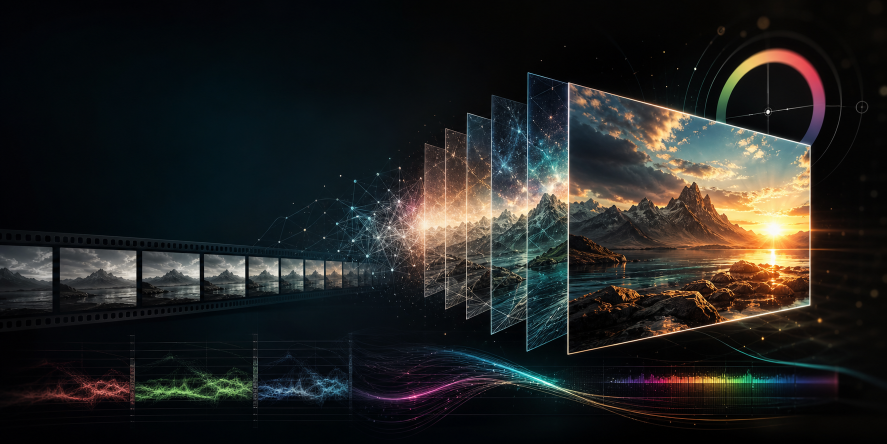
#> input picture assets/source/ltx-hdr-background.png, 1774 x 887 px (shown at 1/2 size)
$ python build_art.py
#> lines starting #> are read from the running program, lines starting #| are printed output that depends on the picture
#> in save_asset, image is the input picture: PIL image 1774x887 RGB; mean R, G, B 34, 34.5, 33.1
#!/usr/bin/env python3
"""Build repository art from the generated background."""

from pathlib import Path

from PIL import Image, ImageDraw, ImageFilter, ImageFont


ROOT = Path(__file__).resolve().parents[1]
SOURCE = ROOT / "assets" / "source" / "ltx-hdr-background.png"
SOCIAL = ROOT / "assets" / "social" / "github-social-preview.png"
README = ROOT / "assets" / "readme" / "hero.png"

FONT_BOLD = Path("/System/Library/Fonts/Supplemental/Arial Bold.ttf")
FONT_REGULAR = Path("/System/Library/Fonts/Supplemental/Arial.ttf")


def font(path, size):
    if path.exists():
        return ImageFont.truetype(str(path), size)
    return ImageFont.load_default()


def cover_crop(image, size):
#> called with size = (1280, 640)
    target_w, target_h = size
    src_w, src_h = image.size
#> src_w = 1774; src_h = 887
    scale = max(target_w / src_w, target_h / src_h)
#> scale = 0.722
    resized = image.resize((round(src_w * scale), round(src_h * scale)), Image.Resampling.LANCZOS)
    left = max(0, (resized.width - target_w) // 2)
#> left = 0
    top = max(0, (resized.height - target_h) // 2)
#> top = 0
    return resized.crop((left, top, left + target_w, top + target_h))


def add_left_readability(image, strength=225):
#> called with strength = 238
    overlay = Image.new("RGBA", image.size, (0, 0, 0, 0))
#> overlay: PIL image 1280x640 RGBA; every value is 0
    draw = ImageDraw.Draw(overlay)
    width, height = image.size
#> width = 1280; height = 640
    for x in range(width):
        alpha = int(max(0, 1 - x / (width * 0.68)) ** 1.7 * strength)
        draw.line([(x, 0), (x, height)], fill=(2, 8, 13, alpha))
    return Image.alpha_composite(image.convert("RGBA"), overlay)
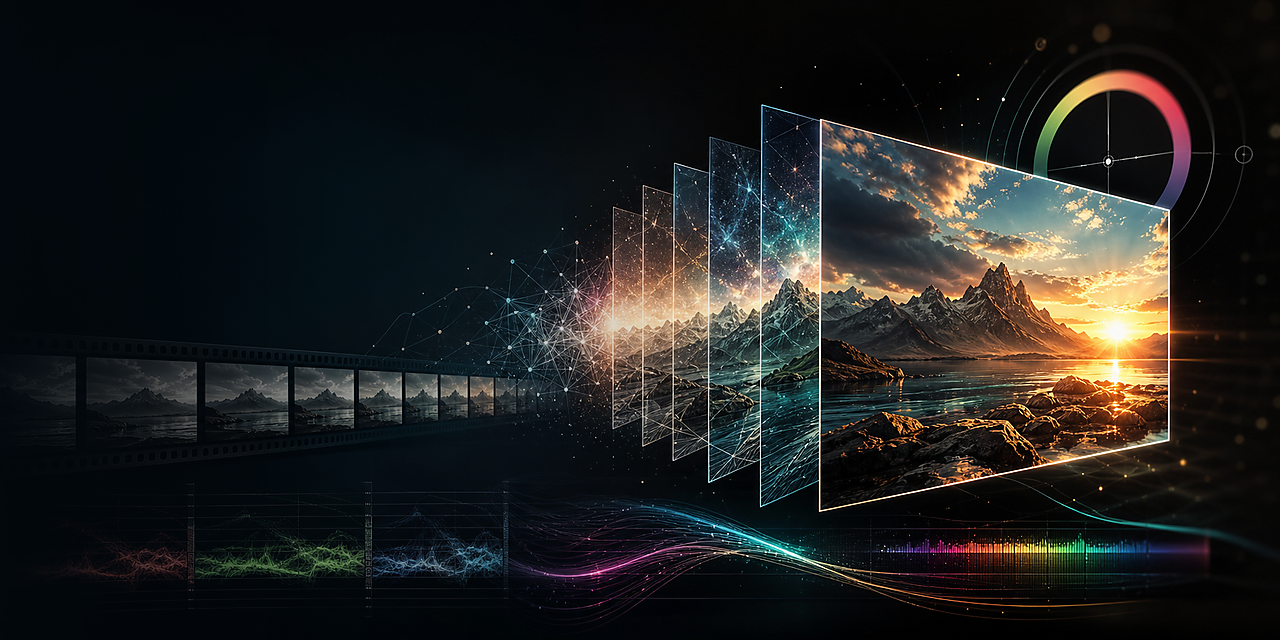
#> returned value: PIL image 1280x640 RGBA; mean R, G, B, A 31, 31.8, 30.8, 255


def rounded_rect(draw, xy, radius, fill, outline=None, width=1):
    draw.rounded_rectangle(xy, radius=radius, fill=fill, outline=outline, width=width)


def draw_lockup(image, variant):
#> called with variant = 'social'
    draw = ImageDraw.Draw(image)
    w, h = image.size
#> w = 1280; h = 640

    if variant == "social":
        left = 82
        top = 92
        title_size = 78
        subtitle_size = 33
        tag_size = 24
        badge_size = 24
        title_gap = 14
        max_title_width = 570
    else:
        left = 78
        top = 74
        title_size = 66
        subtitle_size = 28
        tag_size = 21
        badge_size = 21
        title_gap = 12
        max_title_width = 650

    title_font = font(FONT_BOLD, title_size)
    subtitle_font = font(FONT_REGULAR, subtitle_size)
    tag_font = font(FONT_REGULAR, tag_size)
    badge_font = font(FONT_BOLD, badge_size)

    badge = "LOCAL AI HDR ROUNDTRIP"
    badge_box = draw.textbbox((0, 0), badge, font=badge_font)
#> badge_box = (0, 2, 124, 10)
    badge_w = badge_box[2] - badge_box[0] + 30
#> badge_w = 154
    badge_h = badge_box[3] - badge_box[1] + 18
#> badge_h = 26
    rounded_rect(
        draw,
        (left, top, left + badge_w, top + badge_h),
        10,
        fill=(19, 236, 217, 42),
        outline=(119, 255, 236, 115),
    )
    draw.text((left + 15, top + 8), badge, fill=(205, 255, 247, 255), font=badge_font)

    title_y = top + badge_h + 34
#> title_y = 152
    title_lines = ["LTX HDR", "Resolve"]
    for line in title_lines:
        draw.text((left + 3, title_y + 3), line, fill=(0, 0, 0, 145), font=title_font)
        draw.text((left, title_y), line, fill=(248, 252, 255, 255), font=title_font)
        title_y += title_size + title_gap
#> this loop made 2 passes
#> title_y on passes 1 to 2: 244, 336
#> after the loop, title_y = 336

    subtitle = "SDR video to HDR EXR sequences for color grading"
    subtitle_y = title_y + 12
#> subtitle_y = 348
    draw.text((left, subtitle_y), subtitle, fill=(202, 226, 233, 255), font=subtitle_font)

    rule_y = subtitle_y + subtitle_size + 34
#> rule_y = 415
    draw.line((left, rule_y, left + max_title_width, rule_y), fill=(255, 190, 79, 170), width=3)

    tags = ["DaVinci Resolve", "ACEScct", "EXR", "Local GPU"]
    x = left
    tag_y = rule_y + 30
#> tag_y = 445
    for tag in tags:
        bbox = draw.textbbox((0, 0), tag, font=tag_font)
        tag_w = bbox[2] - bbox[0] + 26
        tag_h = bbox[3] - bbox[1] + 16
        rounded_rect(draw, (x, tag_y, x + tag_w, tag_y + tag_h), 8, fill=(255, 255, 255, 24), outline=(255, 255, 255, 55))
        draw.text((x + 13, tag_y + 7), tag, fill=(228, 238, 241, 235), font=tag_font)
        x += tag_w + 12
#> this loop made 4 passes
#> (bbox, tag_w, x) on passes 1 to 4: ((0, 2, 73, 10), 99, 193), ((0, 2, 38, 10), 64, 269), ((0, 2, 19, 10), 45, 326), ((0, 2, 46, 10), 72, 410)
#> after the loop, x = 410

    # Subtle bottom vignette keeps GitHub's preview crop from feeling washed out.
    vignette = Image.new("RGBA", image.size, (0, 0, 0, 0))
    vdraw = ImageDraw.Draw(vignette)
    for y in range(h):
        alpha = int(max(0, (y - h * 0.58) / (h * 0.42)) ** 2 * 150)
        vdraw.line([(0, y), (w, y)], fill=(0, 0, 0, alpha))
    image.alpha_composite(vignette)
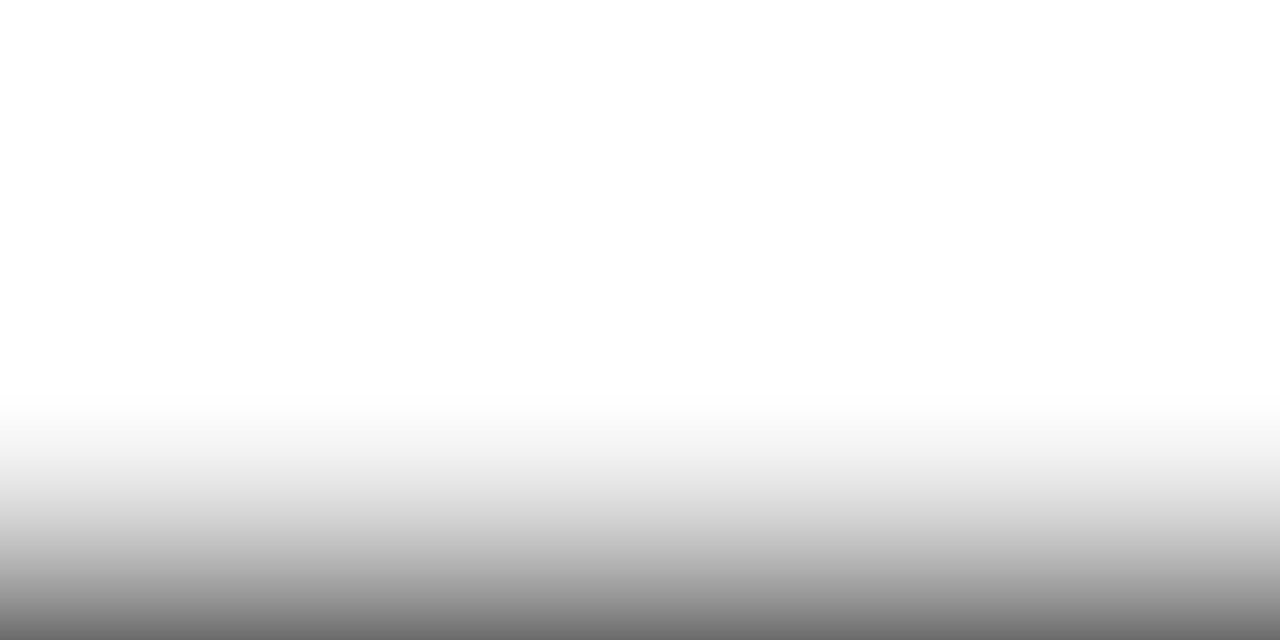
#> vignette: PIL image 1280x640 RGBA; mean R, G, B, A 0, 0, 0, 20.7; transparent parts drawn white
#> image: PIL image 1280x640 RGBA

    return image


def save_asset(size, out_path, variant):
    image = Image.open(SOURCE).convert("RGB")
    image = cover_crop(image, size)
    image = image.filter(ImageFilter.UnsharpMask(radius=1.0, percent=112, threshold=4))
    image = add_left_readability(image, strength=238 if variant == "social" else 222)
    image = draw_lockup(image, variant)
    out_path.parent.mkdir(parents=True, exist_ok=True)
    image.convert("RGB").save(out_path, quality=94, optimize=True)
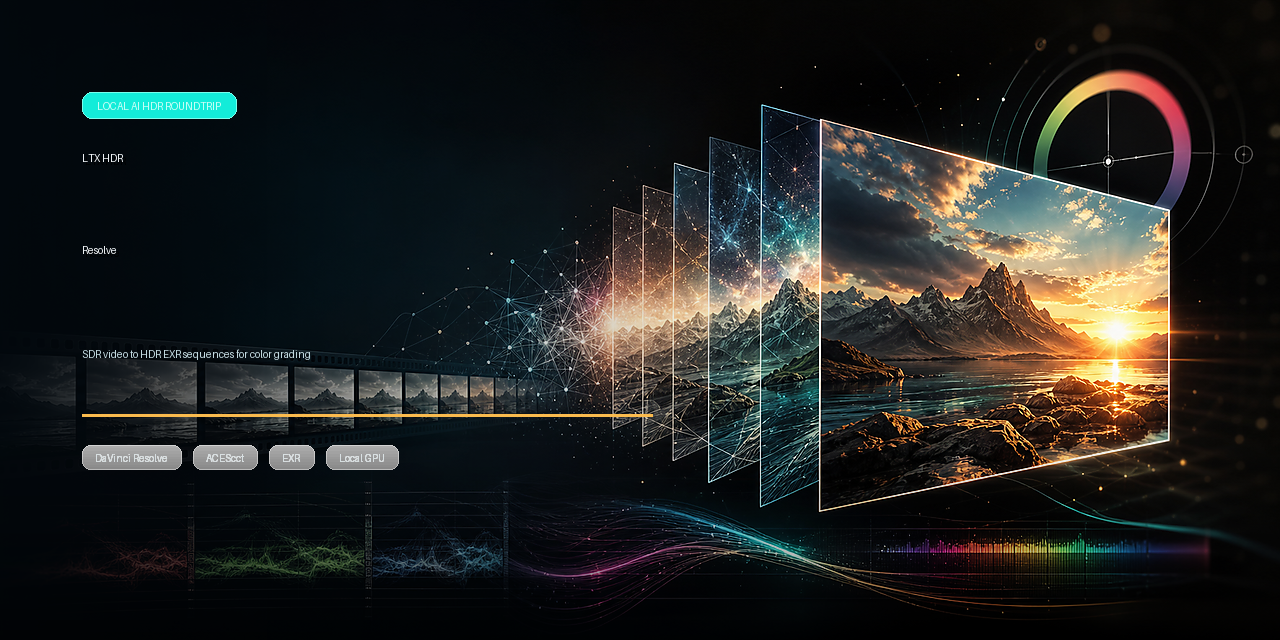
#> saved as github-social-preview.png: PIL image 1280x640 RGB; mean R, G, B 32.2, 33.6, 32


def main():
    save_asset((1280, 640), SOCIAL, "social")
    save_asset((1600, 520), README, "readme")
#> call 2 of save_asset, with size = (1600, 520), variant = 'readme'
#> call 2 of add_left_readability, with strength = 222
#> in add_left_readability (call 2), `overlay = Image.new("RGBA", image.size, (0, 0, 0, 0))`: overlay: PIL image 1600x520 RGBA; every value is 0
#> in add_left_readability (call 2), `return Image.alpha_composite(image.convert("RGBA"), overlay)`:
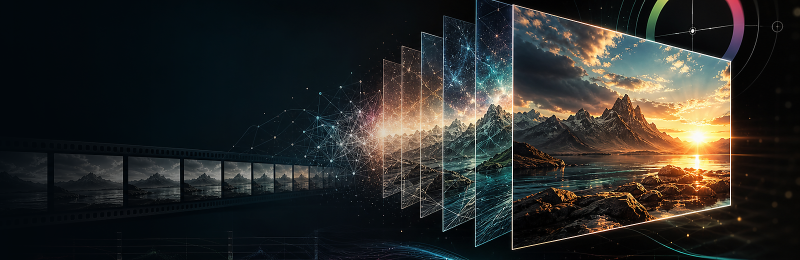
#> returned value: PIL image 1600x520 RGBA (shown at 1/2 size); mean R, G, B, A 41.9, 42.3, 39.7, 255
#> call 2 of draw_lockup, with variant = 'readme'
#> in draw_lockup (call 2), `title_y = top + badge_h + 34`: title_y = 134
#> the loop in draw_lockup (call 2), `for line in title_lines:` made 2 passes
#> title_y on passes 1 to 2: 212, 290
#> after the loop in draw_lockup (call 2), `for line in title_lines:`: title_y = 290
#> in draw_lockup (call 2), `subtitle_y = title_y + 12`: subtitle_y = 302
#> in draw_lockup (call 2), `rule_y = subtitle_y + subtitle_size + 34`: rule_y = 364
#> in draw_lockup (call 2), `tag_y = rule_y + 30`: tag_y = 394
#> the loop in draw_lockup (call 2), `for tag in tags:` made 4 passes
#> (bbox, tag_w, x) on passes 1 to 4: ((0, 2, 73, 10), 99, 189), ((0, 2, 38, 10), 64, 265), ((0, 2, 19, 10), 45, 322), ((0, 2, 46, 10), 72, 406)
#> after the loop in draw_lockup (call 2), `for tag in tags:`: x = 406
#> in draw_lockup (call 2), `image.alpha_composite(vignette)`:
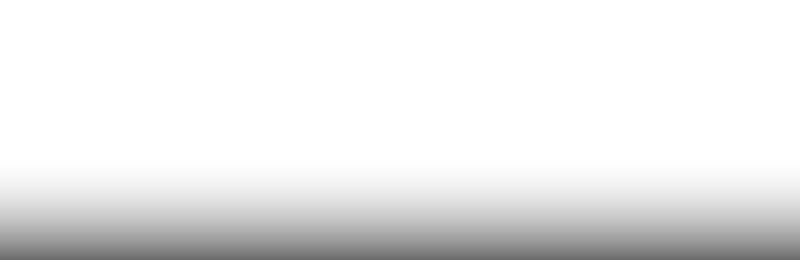
#> vignette: PIL image 1600x520 RGBA (shown at 1/2 size); mean R, G, B, A 0, 0, 0, 20.6; transparent parts drawn white
#> in draw_lockup (call 2), `image.alpha_composite(vignette)`:
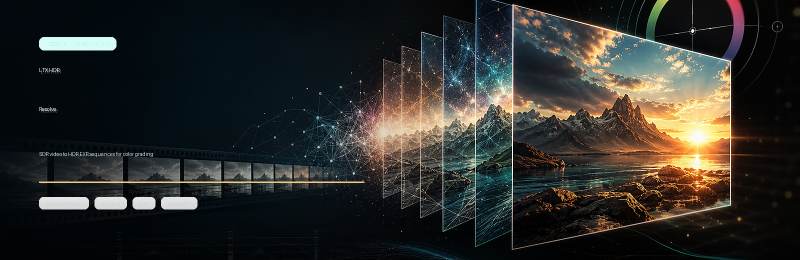
#> image: PIL image 1600x520 RGBA (shown at 1/2 size); mean R, G, B, A 42.3, 43.1, 40.1, 252.3; transparent parts drawn white
#> in save_asset (call 2), `image.convert("RGB").save(out_path, quality=94, optimize=True)`:
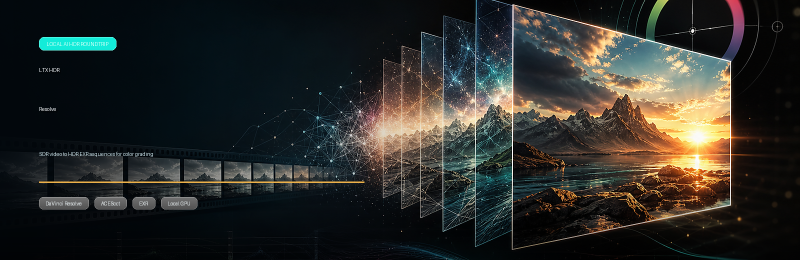
#> saved as hero.png: PIL image 1600x520 RGB (shown at 1/2 size); mean R, G, B 42.3, 43.1, 40.1
    print(SOCIAL)
    print(README)


if __name__ == "__main__":
    main()
